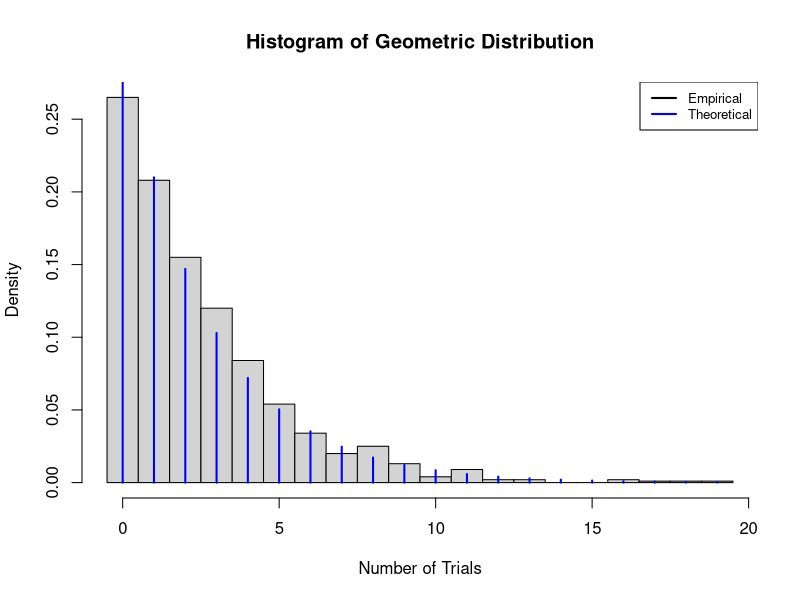

The R script that drew this image:
# Clear objects from Memory :
rm(list=ls())
#Clear Console:
cat("\014")

# Example of creating a geometric distribution

# Set the seed for randomization
set.seed(as.numeric(Sys.time()))

# Parameter for the geometric distribution
prob <- 0.3   # Probability of success

# Generate random data from a geometric distribution
data <- rgeom(1000, prob = prob)

# Plot a histogram of the data
hist(data, breaks = seq(min(data)-0.5, max(data)+0.5), freq = FALSE, main = "Histogram of Geometric Distribution", xlab = "Number of Trials", ylab = "Density")

# Calculate the theoretical probabilities
x <- 0:max(data)   # Possible number of trials
probabilities <- dgeom(x, prob = prob)

# Overlay the theoretical probabilities as a bar plot
points(x, probabilities, type = "h", col = "blue", lwd = 2)

# Add a legend
legend("topright", legend = c("Empirical", "Theoretical"), col = c("black", "blue"), lwd = 2, cex = 0.8)
